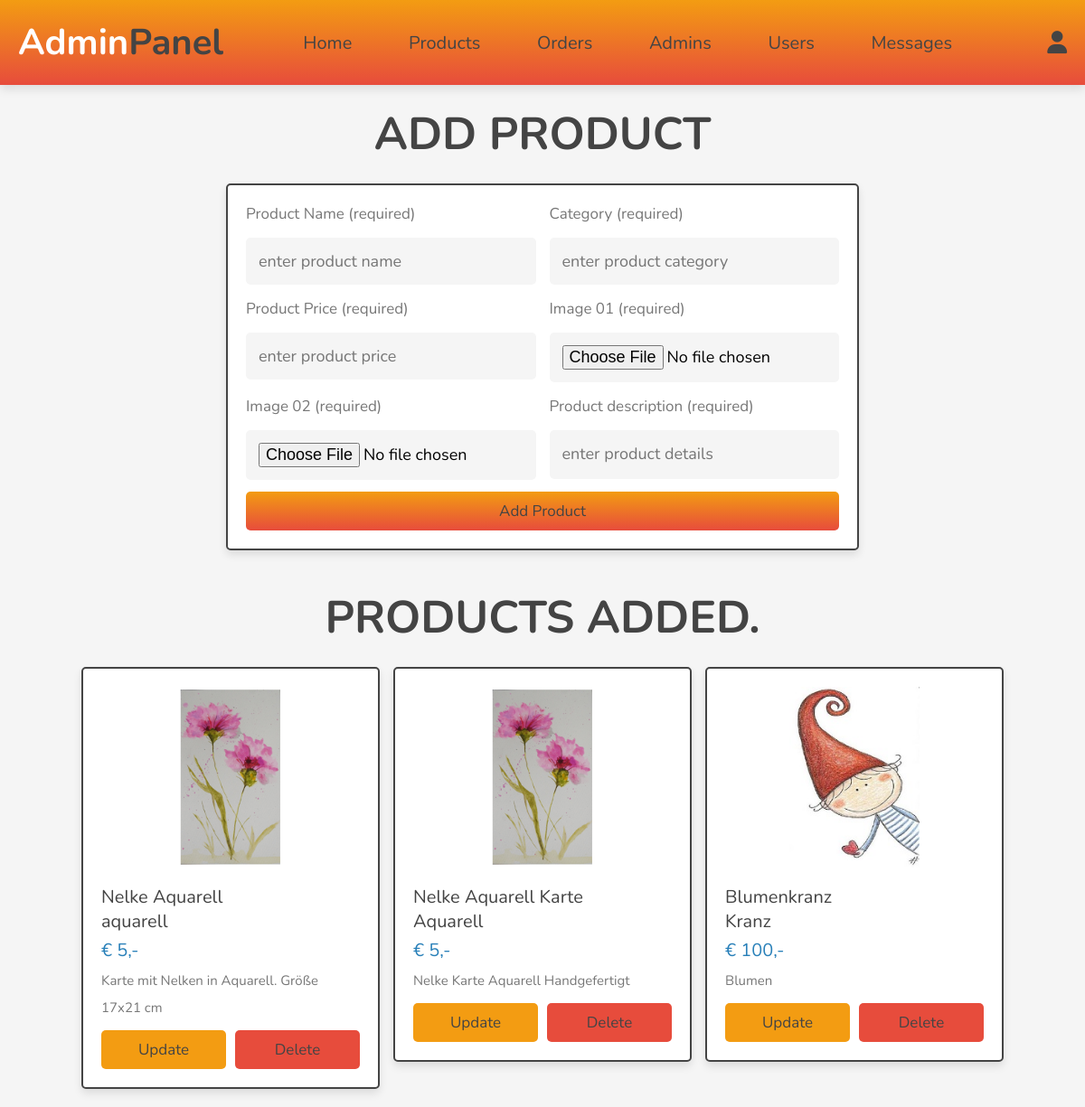
The page /admin/products.php (signed in) on the database as committed earlier.
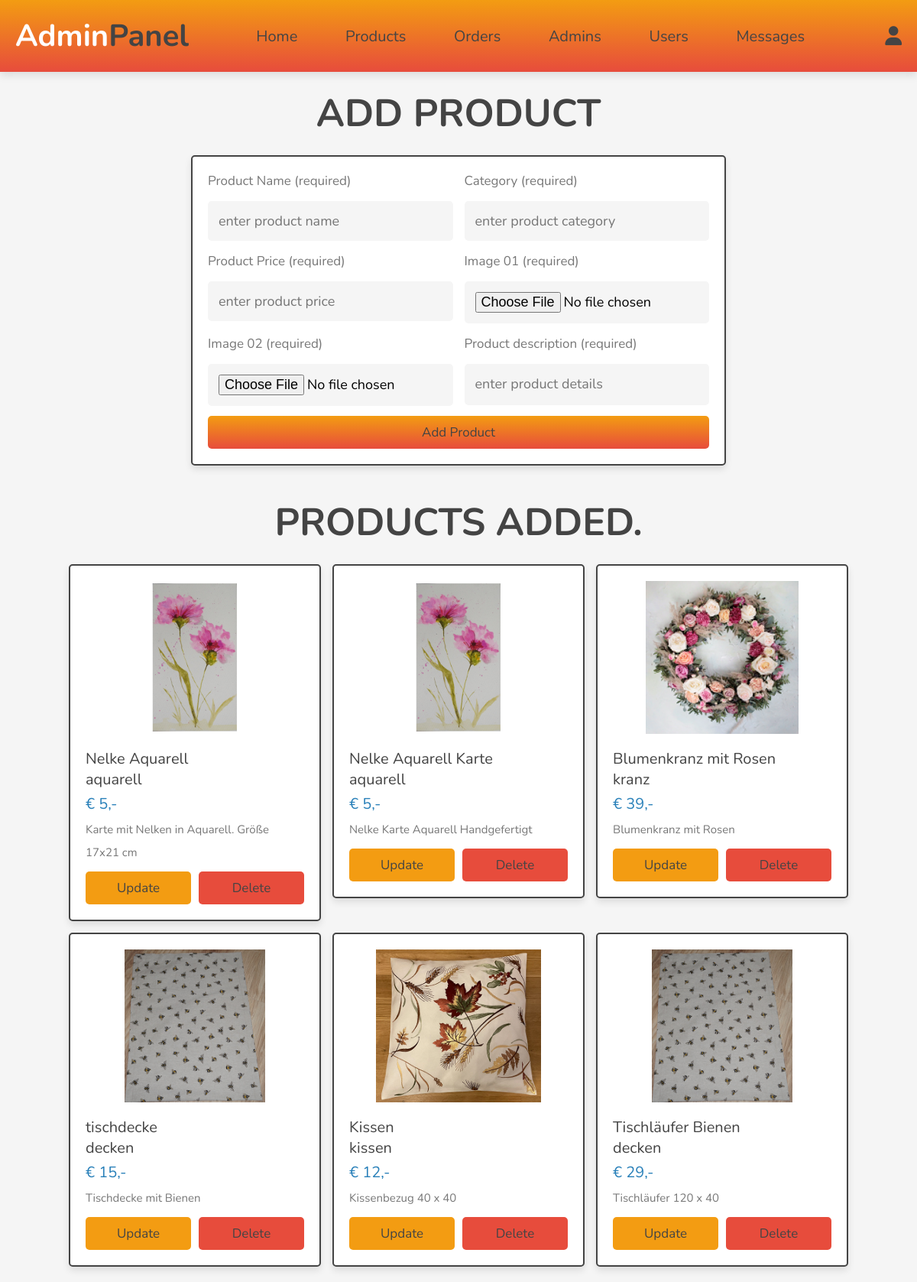
The same page on the database as committed later.
### tables this page shows
CREATE TABLE `products` (
  `id` int(100) NOT NULL,
  `name` varchar(100) NOT NULL,
  `details` varchar(500) NOT NULL,
  `category` varchar(255) NOT NULL,
  `price` int(10) NOT NULL,
  `image_01` varchar(100) NOT NULL,
  `image_02` varchar(100) NOT NULL,
  `category_id` int(11) DEFAULT NULL
);

### admin/products.php (the view, shortened to what this page needs)
<?php
include '../components/connect.php';
?>
<!DOCTYPE html>
<html lang="en">
<head>
   <link rel="stylesheet" href="https://cdnjs.cloudflare.com/ajax/libs/font-awesome/6.1.1/css/all.min.css">
   <link rel="stylesheet" href="../css/admin_style.css">
</head>
<body>
<?php include '../components/admin_header.php'; ?>
<section class="add-products">
   <h1 class="heading">Add Product</h1>
   <form action="" method="post" enctype="multipart/form-data">
      <div class="flex">
         <div class="inputBox">
            <span>Product Name (required)</span>
            <input type="text" class="box" required maxlength="100" placeholder="enter product name" name="name">
         </div>
         <div class="inputBox">
            <span>Category (required)</span>
            <input type="text" class="box" required maxlength="100" placeholder="enter product category" name="category">
         </div>
         <div class="inputBox">
            <span>Product Price (required)</span>
            <input type="number" min="0" class="box" required max="9999999999" placeholder="enter product price" onkeypress="if(this.value.length == 10) return false;" name="price">
         </div>
        <div class="inputBox">
            <span>Image 01 (required)</span>
            <input type="file" name="image_01" accept="image/jpg, image/jpeg, image/png, image/webp" class="box" required>
        </div>
        <div class="inputBox">
            <span>Image 02 (required)</span>
            <input type="file" name="image_02" accept="image/jpg, image/jpeg, image/png, image/webp" class="box" required>
        </div>
         <div class="inputBox">
            <span>Product description (required)</span>
            <textarea name="details" placeholder="enter product details" class="box" required maxlength="500" cols="30" rows="10"></textarea>
         </div>
      </div>
      <input type="submit" value="add product" class="btn" name="add_product">
   </form>
</section>
<section class="show-products">
   <h1 class="heading">Products Added.</h1>
   <div class="box-container">
   <?php
      $select_products = $conn->prepare("SELECT * FROM `products`");
      $select_products->execute();
      if($select_products->rowCount() > 0){
         while($fetch_products = $select_products->fetch(PDO::FETCH_ASSOC)){
   ?>
   <div class="box">
      <img src="../uploaded_img/<?= $fetch_products['image_01']; ?>" alt="">
      <div class="name"><?= $fetch_products['name']; ?></div>
      <div class="name"><?= $fetch_products['category']; ?></div>
      <div class="price"> € <span><?= $fetch_products['price']; ?></span>,-</div>
      <div class="details"><span><?= $fetch_products['details']; ?></span></div>
      <div class="flex-btn">
         <a href="update_product.php?update=<?= $fetch_products['id']; ?>" class="option-btn">update</a>
         <a href="products.php?delete=<?= $fetch_products['id']; ?>" class="delete-btn" onclick="return confirm('delete this product?');">delete</a>
      </div>
   </div>
   <?php
         }
      }else{
         echo '<p class="empty">no products added yet!</p>';
      }
   ?>
   </div>
</section>
</body>
</html>

Rows that differ between the two databases and show on the page:
changed products "Nelke Aquarell Karte": category "Aquarell" → "aquarell"
changed products: image_01: a different picture; name "Blumenkranz" → "Blumenkranz mit Rosen"; category "Kranz" → "kranz"; price "100" → "39"; details "Blumen" → "Blumenkranz mit Rosen"
added products: image_01 (picture), name "tischdecke", category "decken", price "15", details "Tischdecke mit Bienen"
added products: image_01 (picture), name "Kissen", category "kissen", price "12", details "Kissenbezug 40 x 40"
added products: image_01 (picture), name "Tischläufer Bienen", category "decken", price "29", details "Tischläufer 120 x 40"
